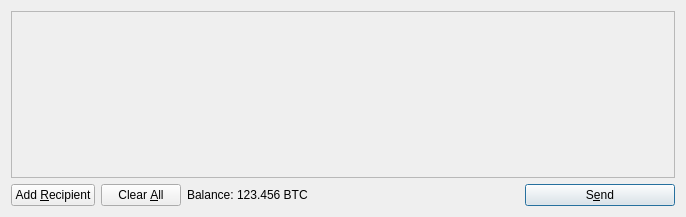
<?xml version="1.0" encoding="UTF-8"?>
<ui version="4.0">
 <class>SendCoinsDialog</class>
 <widget class="QDialog" name="SendCoinsDialog">
  <property name="geometry">
   <rect>
    <x>0</x>
    <y>0</y>
    <width>686</width>
    <height>217</height>
   </rect>
  </property>
  <property name="windowTitle">
   <string>Send Coins</string>
  </property>
  <layout class="QVBoxLayout" name="verticalLayout">
   <item>
    <widget class="QScrollArea" name="scrollArea">
     <property name="widgetResizable">
      <bool>true</bool>
     </property>
     <widget class="QWidget" name="scrollAreaWidgetContents">
      <property name="geometry">
       <rect>
        <x>0</x>
        <y>0</y>
        <width>666</width>
        <height>165</height>
       </rect>
      </property>
      <layout class="QVBoxLayout" name="verticalLayout_2">
       <property name="margin">
        <number>0</number>
       </property>
       <item>
        <layout class="QVBoxLayout" name="entries">
         <property name="spacing">
          <number>6</number>
         </property>
        </layout>
       </item>
       <item>
        <spacer name="verticalSpacer">
         <property name="orientation">
          <enum>Qt::Vertical</enum>
         </property>
         <property name="sizeHint" stdset="0">
          <size>
           <width>20</width>
           <height>40</height>
          </size>
         </property>
        </spacer>
       </item>
      </layout>
     </widget>
    </widget>
   </item>
   <item>
    <layout class="QHBoxLayout" name="horizontalLayout">
     <item>
      <widget class="QPushButton" name="addButton">
       <property name="toolTip">
        <string>Send to multiple recipients at once</string>
       </property>
       <property name="text">
        <string>Add &amp;Recipient</string>
       </property>
       <property name="icon">
        <iconset resource="../bitraam.qrc">
         <normaloff>:/icons/add</normaloff>:/icons/add</iconset>
       </property>
       <property name="autoDefault">
        <bool>false</bool>
       </property>
      </widget>
     </item>
     <item>
      <widget class="QPushButton" name="clearButton">
       <property name="sizePolicy">
        <sizepolicy hsizetype="Minimum" vsizetype="Fixed">
         <horstretch>0</horstretch>
         <verstretch>0</verstretch>
        </sizepolicy>
       </property>
       <property name="toolTip">
        <string>Remove all transaction fields</string>
       </property>
       <property name="text">
        <string>Clear &amp;All</string>
       </property>
       <property name="icon">
        <iconset resource="../bitraam.qrc">
         <normaloff>:/icons/remove</normaloff>:/icons/remove</iconset>
       </property>
       <property name="autoRepeatDelay">
        <number>300</number>
       </property>
       <property name="autoDefault">
        <bool>false</bool>
       </property>
      </widget>
     </item>
     <item>
      <layout class="QHBoxLayout" name="horizontalLayout_2">
       <property name="spacing">
        <number>3</number>
       </property>
       <item>
        <widget class="QLabel" name="label">
         <property name="text">
          <string>Balance:</string>
         </property>
        </widget>
       </item>
       <item>
        <widget class="QLabel" name="labelBalance">
         <property name="cursor">
          <cursorShape>IBeamCursor</cursorShape>
         </property>
         <property name="text">
          <string>123.456 BTC</string>
         </property>
         <property name="textInteractionFlags">
          <set>Qt::LinksAccessibleByMouse|Qt::TextSelectableByKeyboard|Qt::TextSelectableByMouse</set>
         </property>
        </widget>
       </item>
      </layout>
     </item>
     <item>
      <spacer name="horizontalSpacer">
       <property name="orientation">
        <enum>Qt::Horizontal</enum>
       </property>
       <property name="sizeHint" stdset="0">
        <size>
         <width>40</width>
         <height>20</height>
        </size>
       </property>
      </spacer>
     </item>
     <item>
      <widget class="QPushButton" name="sendButton">
       <property name="minimumSize">
        <size>
         <width>150</width>
         <height>0</height>
        </size>
       </property>
       <property name="toolTip">
        <string>Confirm the send action</string>
       </property>
       <property name="text">
        <string>S&amp;end</string>
       </property>
       <property name="icon">
        <iconset resource="../bitraam.qrc">
         <normaloff>:/icons/send</normaloff>:/icons/send</iconset>
       </property>
       <property name="default">
        <bool>true</bool>
       </property>
      </widget>
     </item>
    </layout>
   </item>
  </layout>
 </widget>
 <resources>
  <include location="../bitraam.qrc"/>
 </resources>
 <connections/>
</ui>
